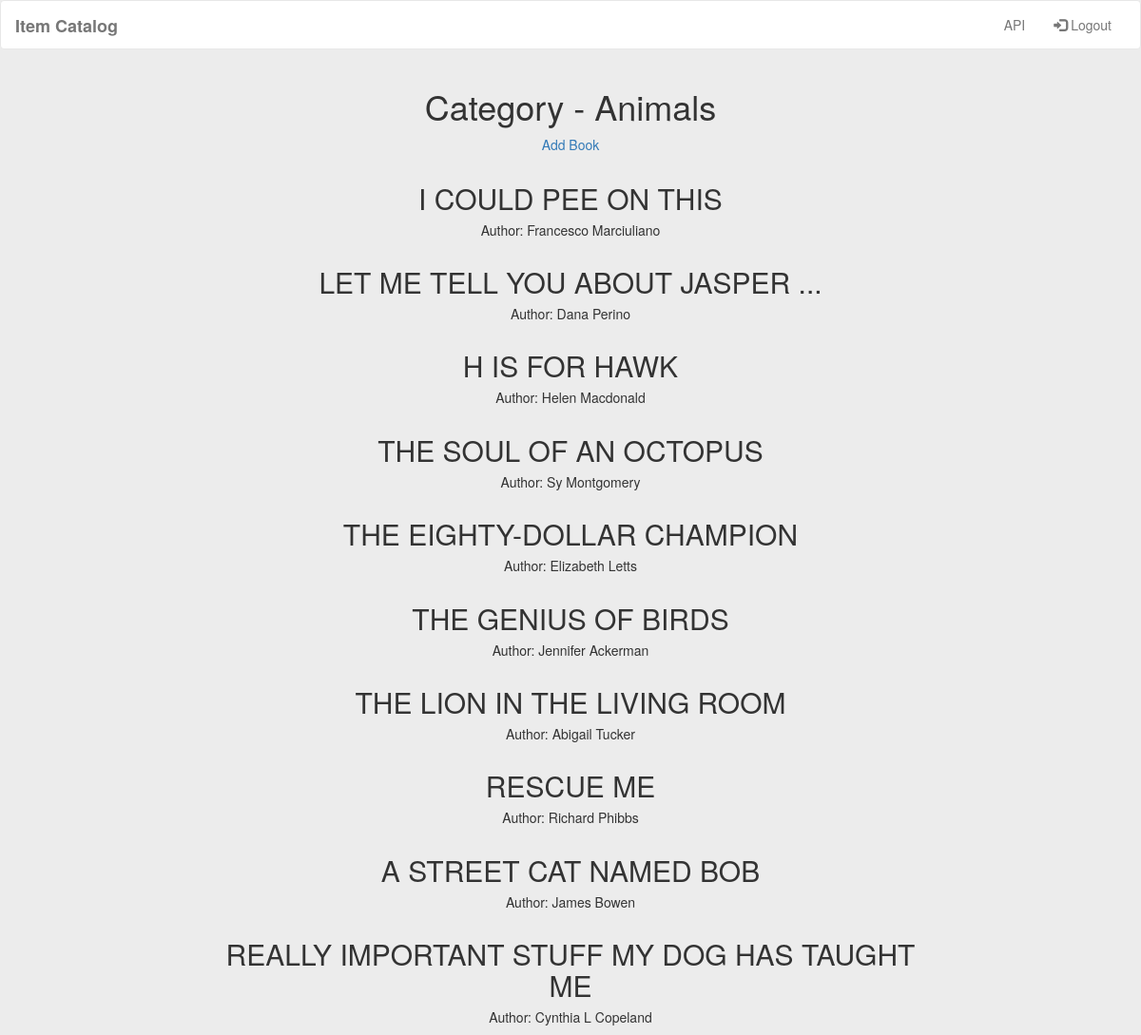
Screenshot of /catalog/Animals/items (signed in) with the database file from the repository.
### models.py (models this page shows, shortened)
class Category(Base):
	__tablename__ = 'category'
	id = Column(Integer, primary_key = True)
	name = Column(String)

class Category_Items(Base):
	__tablename__ = 'category_items'
	item_id = Column(Integer, primary_key = True)
	item = Column(String)
	description = Column(String)
	author = Column(String)
	publisher = Column(String)
	category_id = Column(Integer, ForeignKey('category.id'))
	category = relationship('Category')

### views.py (the view)
@app.route('/catalog/<string:category>/items')
def itemsList(category):
	category = category.replace('+', ' ')
	data = crud.getItem(category = category)
	return render_template(
		'itemsList.html',
		items = data,
		category = category,
		loggedIn = login_session['loggedIn']
	)

### crud.py (called while the page is built)
def getCategory(category = None, category_id = None):
	session = DBSession()
	if category == None and category_id == None:
		data = session.query(Category).order_by(Category.name).all()
	else:
		if category_id == None:
			data = session.query(Category).filter_by(name = category).one_or_none()
		else:
			data = session.query(Category).filter_by(id = category_id).one_or_none()
	session.close_all()
	return data

def getItem(category = None, item_id = None, item_name = None):
	if category == None and item_id == None and item_name == None:
		return 'Data Not Provided'
	else:
		session = DBSession()
		data = None
		if item_id == None and item_name == None:
			category = getCategory(category)
			if category:
				data = session.query(Category_Items).filter_by(category = category).all()
		else:
			if item_name == None:
				data = session.query(Category_Items).filter_by(item_id = item_id).one_or_none()
			else:
				data = session.query(Category_Items).filter_by(item = item_name).one_or_none()
		session.close_all()
		return data

### templates/itemsList.html
{% extends 'index.html' %}
{% block body %}
	<div class="row">
		<div class="col-sm-12 col-md-12 col-lg-12 text-center">
			<h1>Category - {{ category }}</h1>
			<p>
				<a href="new">Add Book</a>
			</p>
		</div>
	</div>
		{% for item in items %}
		<div class="row">
			<div class="col-sm-2 col-md-2 col-lg-2"></div>
			<a class="aTag" href="{{ item.item_id }}">
				<div id="bgColor" class="col-sm-8 col-md-8 col-lg-8 text-center category">
					<h2>{{ item.item }}</h2>
					<h5>Author: {{ item.author }}</h5>
				</div>
			</a>
			<div class="col-sm-2 col-md-2 col-lg-2"></div>
		</div>
		{% endfor %}
{% endblock %}

### templates/index.html (shortened to what this page needs)
<!DOCTYPE html>
<html lang="en">
	<head>
		<link
			rel="stylesheet"
			href="https://maxcdn.bootstrapcdn.com/bootstrap/3.3.7/css/bootstrap.min.css"
>
	</head>
	<body>
		<div class="container-fluid">
			<nav class="navbar navbar-default">
				<div class="container-fluid">
					<div class="navbar-header">
						<a class="navbar-brand" href="/"><strong>Item Catalog</strong></a>
					</div>
					<div id="navbar" class="navbar-collapse collapse">
						<ul class="nav navbar-nav navbar-right paddingul">
							<li><a href="/API">API</a></li>
							{% if not loggedIn %}
								<li><a href="/signup"><span class="glyphicon glyphicon-user"></span> Sign Up</a></li>
								<li><a href="/login"><span class="glyphicon glyphicon-log-in"></span> Login</a></li>
							{% else %}
								<li><a href="/logout"><span class="glyphicon glyphicon-log-in"></span> Logout</a></li>
							{% endif %}
						</ul>
					</div>
				</div>
			</nav>
		</div>
		<div class="container">
			{% block body %}
			{% endblock %}
		</div>
	</body>
</html>

### templates/index.html (style rules this page uses)
.aTag { text-decoration: none; color: inherit; }
.container-fluid { padding-right: inherit; padding-left: inherit; }
.navbar-header, .paddingul { padding-right: 15px; padding-left: 15px; }
body { background-color: #ececec; }
.navbar-default { background-color: #fff; }

### rows the page displays
Category: name "Animals"
Category_Items: item "I COULD PEE ON THIS", author "Francesco Marciuliano"
Category_Items: item "LET ME TELL YOU ABOUT JASPER ...", author "Dana Perino"
Category_Items: item "H IS FOR HAWK", author "Helen Macdonald"
Category_Items: item "THE SOUL OF AN OCTOPUS", author "Sy Montgomery"
Category_Items: item "THE EIGHTY-DOLLAR CHAMPION", author "Elizabeth Letts"
Category_Items: item "THE GENIUS OF BIRDS", author "Jennifer Ackerman"
Category_Items: item "THE LION IN THE LIVING ROOM", author "Abigail Tucker"
Category_Items: item "RESCUE ME", author "Richard Phibbs"
Category_Items: item "A STREET CAT NAMED BOB", author "James Bowen"
Category_Items: item "REALLY IMPORTANT STUFF MY DOG HAS TAUGHT ME", author "Cynthia L Copeland"
